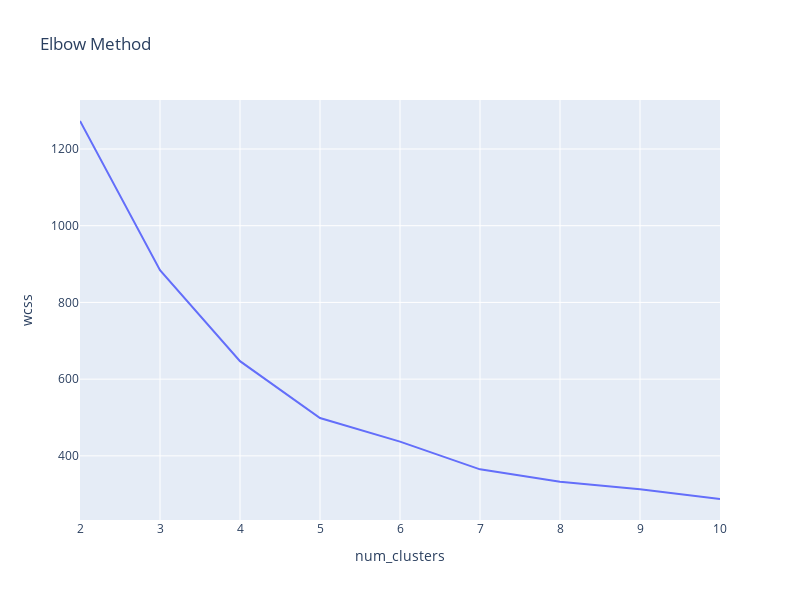

Here is the notebook cell this chart was saved with:
### Code cell
new_fig_elbow_method = data_visualization.plot_elbow_method(new_df)
new_fig_elbow_method.show()

### Figure 1 — Plotly figure (JSON) as saved in the notebook; plotly's stock layout.template omitted (floating-point values rounded to 4 significant figures)
{"data": [{"hovertemplate": "num_clusters=%{x}<br>wcss=%{y}<extra></extra>", "legendgroup": "", "line": {"color": "#636efa", "dash": "solid"}, "marker": {"symbol": "circle"}, "mode": "lines", "name": "", "orientation": "v", "showlegend": false, "type": "scatter", "x": [2, 3, 4, 5, 6, 7, 8, 9, 10], "xaxis": "x", "y": [1273.0, 883.8, 646.9, 498.6, 437.1, 364.9, 332.4, 312.8, 287.6], "yaxis": "y"}], "layout": {"height": 600, "legend": {"tracegroupgap": 0}, "title": {"text": "Elbow Method"}, "width": 800, "xaxis": {"anchor": "y", "domain": [0, 1], "title": {"text": "num_clusters"}}, "yaxis": {"anchor": "x", "domain": [0, 1], "title": {"text": "wcss"}}}}
